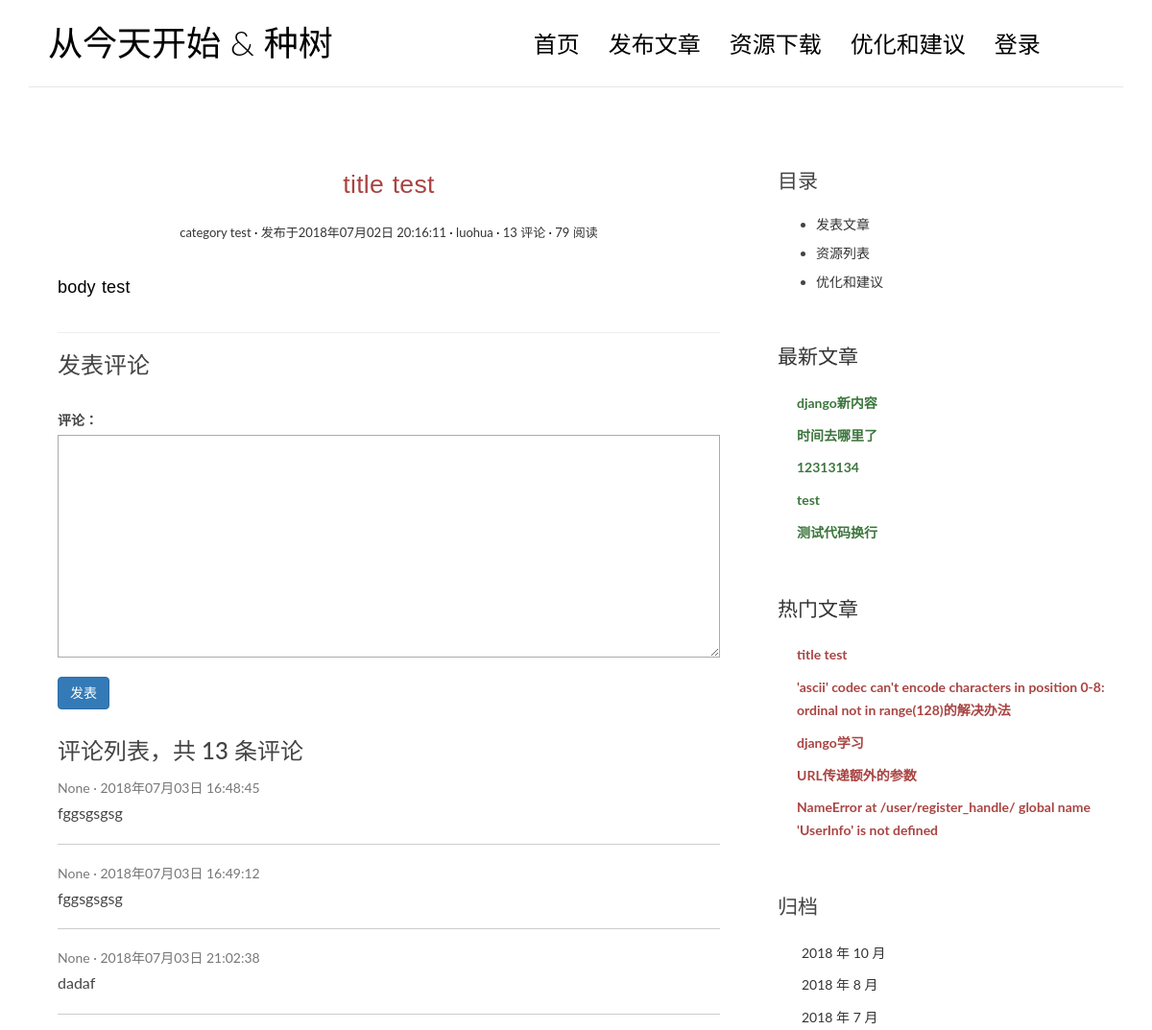
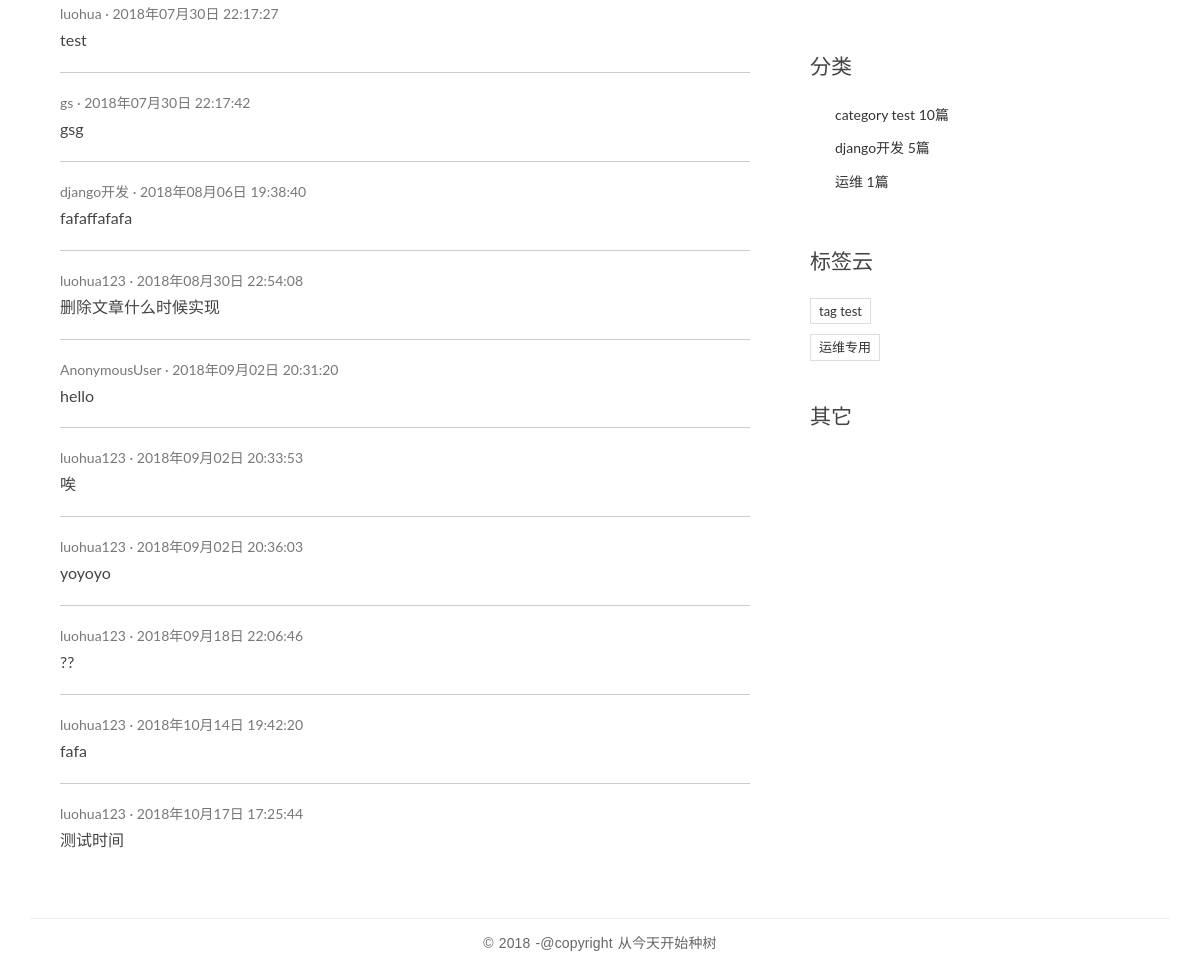
The app's page /post/1/ with its own data (2 pictures, top to bottom).
### blog/models.py (models this page shows, shortened)
class Post(models.Model):
    title = models.CharField(max_length=100)
    body = models.TextField()
    create_time = models.DateTimeField()
    modify_time = models.DateTimeField()
    excerpt = models.CharField(max_length=200,blank=True)
    category = models.ForeignKey(Category)
    tags = models.ManyToManyField(Tag,blank=True)
    author = models.ForeignKey(User)
    view = models.PositiveIntegerField(default=0)
    def absolute_url(self):
        return reverse('blog:detail',kwargs={'pk':self.pk})
    def auto_increase_view(self):
        self.view +=1
        self.save(update_fields=['view'])

class Category(models.Model):
    name = models.CharField(max_length=100)

class Tag(models.Model):
    name = models.CharField(max_length=100)

### comments/models.py (models this page shows, shortened)
class Comment(models.Model):
    name = models.CharField(max_length=100)
    email = models.EmailField(max_length=255,blank=True)
    url = models.URLField(blank=True)
    text = models.TextField()
    create_time = models.DateTimeField(auto_now_add=True)
    post = models.ForeignKey('blog.Post')

### blog/views.py (the view)
# urls.py: url(r'^post/(?P<pk>[0-9]+)/$',views.detail,name='detail'),
def detail(request,pk):
    post = get_object_or_404(Post,pk=pk)
    post.auto_increase_view()
    form = CommentForm()
    comment_list = post.comment_set.all()
    post.body = markdown.markdown(post.body,
                                  extensions=[
                                      'markdown.extensions.extra',
                                      'markdown.extensions.codehilite',
                                      'markdown.extensions.toc',]
                                  )
    context = {"form":form,"post":post,"comment_list":comment_list,"comment_count":post.comment_set.count()}
    return render(request,'blog/detail.html', context =context)

### comments/forms.py
class CommentForm(forms.ModelForm):
    class Meta:
        model = Comment
        fields = ['text']

### blog/templatetags/blog_tags.py (called while the page is built)
@register.simple_tag
def get_recent_psots(num=5):
    return Post.objects.all().order_by('-create_time')[:num]

@register.simple_tag
def archives():
    return Post.objects.dates('create_time','month',order = 'DESC')

@register.simple_tag
def get_categorys():
    return Category.objects.annotate(num_count = Count('post')).filter(num_count__gt=0)

@register.simple_tag
def get_tag():
    return Tag.objects.annotate(num_count=Count('post')).filter(num_count__gt=0)

@register.simple_tag
def hot_article(num=5):
    return Post.objects.all().order_by('-view')[:num]

### templates/blog/detail.html (shortened to what this page needs)
{% extends 'base.html' %}
{% block main %}
<article class="post post-{{ post.pk }}">
  <header class="entry-header">
    <h1 class="entry-title"><p class="text-danger">{{ post.title }}</p></h1>
    <div class="entry-meta">
      <span class="post-category"><a href={% url 'blog:category' post.pk %}>{{ post.category.name }}</a></span>
      <span class="post-date"><a href="#"><time class="entry-date"
                                                datetime="{{ post.create_time|date:'Y年m月d日 H:i:s' }}">发布于{{ post.create_time|date:'Y年m月d日 H:i:s'}}</time></a></span>
      <span class="post-author"><a href="#"  color="red">{{ post.author }}</a></span>
      <span class="comments-link"><a href="#">{{ comment_count }} 评论</a></span>
      <span class="views-count"><a href="#">{{ post.view }} 阅读</a></span>
    </div>
  </header>
  <div class="entry-content clearfix">
    {{ post.body |safe}}
  </div>
</article>
                <section class="comment-area" id="comment-area">
                    <hr>
                    <h3>发表评论</h3>
                    <form action="{% url 'comments:post_comment' post.pk %}" method="post" class="comment-form">
                          <div class="row">
                              {% if user.is_authenticated %}
                                 <div class="col-md-12">
                              <label for="{{ form.text.id_for_label }}"></label>
                              {{ form.text }}
                              {{ form.text.errors }}
                              <button type="submit" class="btn btn-primary">发表</button>
                            </div>
                            {% else %}
                            <div class="col-md-4">
                            </div>
                            <div class="col-md-4">
                            </div>
                            <div class="col-md-12">
                              <label for="{{ form.text.id_for_label }}">评论：</label>
                              {{ form.text }}
                              <button type="submit" class="btn btn-primary">发表</button>
                            </div>
                              {% endif %}
                          </div>
                        </form>
                    <div class="comment-list-panel">
                        <h3>评论列表，共 <span>{{comment_count }}</span> 条评论</h3>
                        <ul class="comment-list list-unstyled">
                            {% for comment in comment_list %}
                            <li class="comment-item">
                                <span class="nickname">{{ comment.name }}</span>
                                <time class="submit-date">{{ comment.create_time|date:'Y年m月d日 H:i:s ' }}</time>
                                <div class="text">
                                    {{ comment.text }}
                                </div>
                            </li>
                            {% empty %}
                                暂无评论
                            {% endfor %}
                        </ul>
                    </div>
                </section>
{% endblock main %}
{% block toc %}
    <div class="widget widget-content">
        <h3 class="widget-title">目录</h3>
        <ul>
            <li>
                <a href="#">发表文章</a>
            </li>
            <li>
                <a href="#">资源列表</a>
            </li>
            <li>
                <a href="#">优化和建议</a>
            </li>
        </ul>
    </div>
{% endblock toc %}

### templates/base.html (shortened to what this page needs)
{% load staticfiles %}
{% load blog_tags %}
<!DOCTYPE html>
<html>
<head>
    {% block css %}
    <link rel="stylesheet" href={% static "blog/css/bootstrap.min.css" %}>
    <link rel="stylesheet" href="http://code.ionicframework.com/ionicons/2.0.1/css/ionicons.min.css">
    <link rel="stylesheet" href={% static "blog/css/pace.css" %}>
    <link rel="stylesheet" href={% static "blog/css/custom.css" %}>
    <link rel="stylesheet" href={% static "blog/css/highlights/github.css" %}>
{% endblock css %}
</head>
<body>
<div class="container">
    <header id="site-header">
        <div class="row">
            <div class="col-md-4 col-sm-5 col-xs-8">
                {% block logo %}
                <div class="logo">
                    <h1><a href="blog/index.html"><b>从今天开始</b> &amp; 种树</a></h1>
                </div>
                {% endblock logo %}
            </div>
            <div class="col-md-8 col-sm-7 col-xs-4">
                <nav class="main-nav" role="navigation">
                    <div class="collapse navbar-collapse" id="bs-example-navbar-collapse-1">
                        <ul class="nav navbar-nav navbar-right">
                            <li class="cl-effect-11"><a href="{% url 'blog:index' %}" data-hover="首页">首页</a></li>
                            <li class="cl-effect-11"><a href="{% url 'blog:sub_article' %}" data-hover="发布文章" target="_blank">发布文章</a></li>
                            <li class="cl-effect-11"><a href="{% url 'resource:all_resoucre' %}" data-hover="资源下载">资源下载</a></li>
                            <li class="cl-effect-11"><a href="{% url 'advise:advise' %}" data-hover="优化和建议">优化和建议</a></li>
                            {% if user.is_authenticated %}
                                <li class="cl-effect-11"><a  href="{% url 'blog:user_space' %}" class="text-success"     ><strong>{{ user.username }}</strong></a></li>
                                <li class="cl-effect-11"><a href={% url 'blog:user_logout' %}>退出</a></li>
                            {% else %}
                            <li class="cl-effect-11"><a href="{% url 'blog:login' %}" data-hover="登录">登录</a></li>
                            {% endif %}
                        </ul>
                    </div>
                </nav>
            </div>
        </div>
    </header>
</div>
<div class="content-body">
    <div class="container">
        <div class="row">
            <main class="col-md-8">
               {% block main %}
               {% endblock main %}
            </main>
            <aside class="col-md-4">
               {% block toc %}
                {% endblock toc %}
            <div class="widget widget-recent-posts">
                    <h3 class="widget-title"><a href="{% url 'blog:recent_post' %}">最新文章</a></h3>
                    {% get_recent_psots as recent_post_list %}
                    <ul>
                        {% for post in recent_post_list %}
                        <li>
                            <a href="{{ post.absolute_url }}" class="text-success"><strong>{{ post.title }}</strong></a>
                        </li>
                    {% empty %}
                            暂无文章
                        {% endfor %}
                    </ul>
                </div>
                        <div class="widget widget-recent-posts">
                    <h3 class="widget-title"><a href="{% url 'blog:all_hot' %}">热门文章</a></h3>
                        {% hot_article as hot_list %}
                    <ul>
                        {% for hot in hot_list %}
                        <li>
                            <a href="{{ hot.absolute_url }}" class="text-danger"><strong>{{ hot.title }}</strong></a>
                        </li>
                    {% empty %}
                            暂无文章
                        {% endfor %}
                    </ul>
                </div>
                <div class="widget widget-archives">
                    <h3 class="widget-title">归档</h3>
                    {% archives as date_list %}
                    <ul>
                        {% for date in date_list %}
                        <li>
                            <a href="{% url 'blog:archives' date.year date.month %}">{{ date.year }} 年 {{ date.month }} 月</a>
                        </li>
                        {% empty %}
                            暂无文档
                        {% endfor %}
                    </ul>
                </div>
                <div class="widget widget-category">
                    <h3 class="widget-title">分类</h3>
                    {% get_categorys as cate_list %}
                    <ul>
                        {% for cate in cate_list %}
                        <li>
                            <a href="{% url 'blog:category' cate.pk %}">{{ cate.name }} <span class="post-count">{{ cate.num_count}}篇</span></a>
                        </li>
                        {% empty %}
                            暂无分类
                        {% endfor %}
                    </ul>
                </div>
                <div class="widget widget-tag-cloud">
                    <h3 class="widget-title">标签云</h3>
                    {% get_tag as tag_list %}
                    {% for tag in tag_list %}
                    <ul>
                        <li>
                            <a href="#">{{ tag.name }}</a>
                        </li>
                        {% empty %}
                        暂无标签
                        {% endfor %}
                    </ul>
                </div>
                <div class="rss">
                    <a href=""> 其它</a>
                </div>
            </aside>
        </div>
    </div>
</div>
<footer id="site-footer">
    <div class="container">
        <div class="row">
            <div class="col-md-12">
                <p class="copyright">&copy 2018 -@copyright 从今天开始种树
                </p>
            </div>
        </div>
    </div>
</footer>
</body>
</html>

### blog/static/blog/css/custom.css (style rules this page uses)
* { outline: none; }
h1, h2, h3, h4, h5, h6 { margin-top: 0; }
b { font-weight: 400; }
a { color: #333; }
body { color: #444; font-family: 'Lato', sans-serif; }
p { font-family: 'Ubuntu', sans-serif; font-weight: 400; word-spacing: 1px; letter-spacing: 0.01em; }
#site-header { background-color: #FFF; padding: 25px 20px; margin-bottom: 40px; border-bottom: 1px solid #e7e7e7; }
.logo h1 a { color: #000; }
.logo h1 { margin: 0; font-family: 'Lato', sans-serif; font-weight: 300; }
.main-nav { margin-top: 11px; max-width: 95%; }
.main-nav a { color: #000000 !important; padding: 0 0 5px 0 !important; margin-right: 30px; font-family: 'Lato', sans-serif; font-weight: 300; font-size: 24px; }
.cl-effect-11 a { padding: 10px 0; color: #0972b4; text-shadow: none; }
.cl-effect-11 a::before { position: absolute; top: 0; left: 0; overflow: hidden; padding: 0 0 5px 0 !important; max-width: 0; border-bottom: 1px solid #000; color: #000; content: attr(data-hover); white-space: nowrap; -webkit-transition: max-width 0.5s; -moz-transition: max-width 0.5s; transition: max-width 0.5s; }
.content-body { padding-bottom: 4em; }
.post { background: #fff; padding: 30px 30px 0; }
.entry-title { text-align: center; font-size: 1.9em; margin-bottom: 20px; line-height: 1.6; padding: 10px 20px 0; }
.entry-meta { text-align: center; color: #DDDDDD; font-size: 13px; margin-bottom: 30px; }
.entry-content { font-size: 18px; line-height: 1.9; font-weight: 300; color: #000; }
.post-category::after, .post-date::after, .post-author::after, .comments-link::after { content: ' ·'; color: #000; }
.widget { background: #fff; padding: 30px 0 0; }
.widget-title { font-size: 1.5em; margin-bottom: 20px; line-height: 1.6; padding: 10px 0 0; font-weight: 400; }
.widget-recent-posts ul { padding: 0; margin: 0; padding-left: 20px; }
.widget-recent-posts ul li { list-style-type: none; position: relative; line-height: 170%; margin-bottom: 10px; }
.widget-recent-posts ul li::before { content: '\f3d3'; font-family: "Ionicons"; position: absolute; left: -17px; top: 3px; font-size: 16px; color: #000; }
.widget-archives ul { padding: 0; margin: 0; padding-left: 25px; }
.widget-archives ul li { list-style-type: none; position: relative; line-height: 170%; margin-bottom: 10px; }
.widget-archives ul li::before { content: '\f3f3'; font-family: "Ionicons"; position: absolute; left: -25px; top: 1px; font-size: 16px; color: #000; }
.widget-category ul { padding: 0; margin: 0; padding-left: 25px; }
.widget-category ul li { list-style-type: none; position: relative; line-height: 170%; margin-bottom: 10px; }
.widget-category ul li::before { content: '\f3fe'; font-family: "Ionicons"; position: absolute; left: -25px; top: 1px; font-size: 18px; color: #000; }
.widget-tag-cloud ul { padding: 0; margin: 0; margin-right: -10px; }
.widget-tag-cloud ul li { list-style-type: none; font-size: 13px; display: inline-block; margin-right: 10px; margin-bottom: 10px; padding: 3px 8px; border: 1px solid #ddd; }
.widget-content ul li { margin-bottom: 10px; }
.rss { font-size: 21px; margin-top: 30px; }
.rss a { color: #444; }
#site-footer { padding-top: 10px; padding: 0 0 1.5em 0; }
.copyright { text-align: center; padding-top: 1em; margin: 0; border-top: 1px solid #eee; color: #666; }
.contact-form textarea, .comment-form textarea { border: 1px solid #aaa; margin-bottom: 15px; width: 100%; padding: 15px 15px; font-size: 16px; line-height: 20px !important; min-height: 183px; transition: 0.4s border-color linear; }
.comment-area { padding: 0 30px 0; }
.comment-form { margin-top: 15px; }
.comment-list-panel { margin-top: 30px; }
.comment-list { margin-top: 15px; }
.comment-item:not(:last-child) { border-bottom: 1px #ccc solid; margin-bottom: 20px; padding-bottom: 20px; }
.comment-item .nickname, .comment-item .submit-date { color: #777; font-size: 14px; }
.comment-item .nickname:after { content: ' ·'; }
.comment-item .text { padding-top: 5px; font-size: 16px; }

### records on screen
Post: title "title test", category.name "category test", create_time "2018年07月02日 20:16:11", author "luohua", view "79", body "body test"
Comment: name "None", create_time "2018年07月03日 16:48:45", text "fggsgsgsg"
Comment: name "None", create_time "2018年07月03日 16:49:12", text "fggsgsgsg"
Comment: name "None", create_time "2018年07月03日 21:02:38", text "dadaf"
Comment: name "luohua", create_time "2018年07月30日 22:17:27", text "test"
Comment: name "gs", create_time "2018年07月30日 22:17:42", text "gsg"
Comment: name "django开发", create_time "2018年08月06日 19:38:40", text "fafaffafafa"
Comment: name "luohua123", create_time "2018年08月30日 22:54:08", text "删除文章什么时候实现"
Comment: name "AnonymousUser", create_time "2018年09月02日 20:31:20", text "hello"
Comment: name "luohua123", create_time "2018年09月02日 20:33:53", text "唉"
Comment: name "luohua123", create_time "2018年09月02日 20:36:03", text "yoyoyo"
Comment: name "luohua123", create_time "2018年09月18日 22:06:46", text "??"
Comment: name "luohua123", create_time "2018年10月14日 19:42:20", text "fafa"
Comment: name "luohua123", create_time "2018年10月17日 17:25:44", text "测试时间"
Post: title "django新内容"
Post: title "时间去哪里了"
Post: title "12313134"
Post: title "test"
Post: title "测试代码换行"
Post: title "'ascii' codec can't encode characters in position 0-8: ordinal not in range(128)的解决办法"
Post: title "django学习"
Post: title "URL传递额外的参数"
Post: title "NameError at /user/register_handle/ global name 'UserInfo' is not defined"
Category: name "category test", num_count "10"
Category: name "django开发", num_count "5"
Category: name "运维", num_count "1"
Tag: name "tag test"
Tag: name "运维专用"

### other values on screen
{{ comment_count }} "13"
{{ date.year }} "2018" "2018" "2018"
{{ date.month }} "10" "8" "7"
